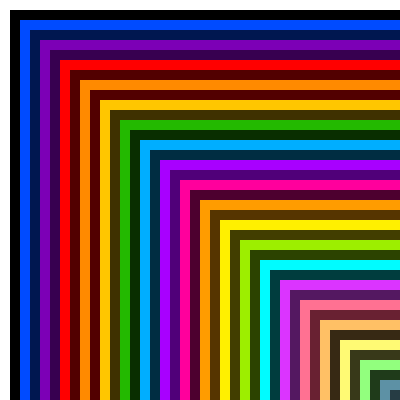
Frame 1 (no input)
Frame 60 (the mouse pressed at the canvas centre just before this capture): identical to frame 1, image omitted
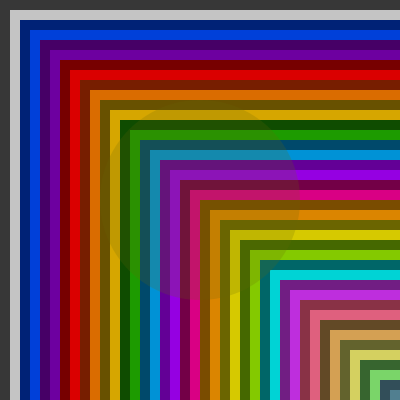
Frame 120 (the mouse held since frame 60 and released just before this capture)

The Processing sketch that drew these frames (run headless with seeded random() and noise(); from frame 60 on, the mouse is pressed at the canvas centre):

// Processing sketch: processing_51440
// ── processing_51440.pde

/*------------------------------------------*/ void setup () {
/*----------Generals------------*/
size(400,400);
background(250);
rectMode(CENTER);
ellipseMode(CENTER);
smooth();

/*----------Content------------*/

}/*closing 'void setup'*/

/*------------------------------------------*/ void draw () {
/*----------Generals------------*/
background(255,255,255);
smooth();

/*----------Background Content------------*/
/*B&W*/
/*HR:W->B*/ noStroke(); fill(0,0,0,mouseX); rect(210,5,400,10); 
/*HR:B->W BG*/ noStroke(); fill(0,0,0); rect(205,15,390,10);
/*HR:B->W*/ noStroke(); fill(250,250,250,mouseX); rect(205,15,390,10);

/*VR:W->B*/ noStroke(); fill(0,0,0,mouseY); rect(5,205,10,410);
/*VR:B->W BG*/ noStroke(); fill(0,0,0); rect(15,210,10,400);
/*VR:B->W*/ noStroke(); fill(250,250,250,mouseY); rect(15,210,10,400);

/*Blue*/
/*HR:Blu->DBlu BG*/ noStroke(); fill(0,75,255); rect(210,25,380,10);
/*HR:Blu->DBlu*/ noStroke(); fill(0,23,80,mouseX); rect(210,25,380,10); 
/*HR:DBlu->Blu BG*/ noStroke(); fill(0,23,80); rect(215,35,380,10);
/*HR:DBlu->Blu*/ noStroke(); fill(0,75,255,mouseX); rect(215,35,380,10); 

/*VR:B->DB BG*/ noStroke(); fill(0,75,255); rect(25,215,10,390);
/*VR:B->DB*/ noStroke(); fill(0,23,80,mouseY); rect(25,215,10,390);
/*VR:DB->B BG*/ noStroke(); fill(0,23,80); rect(35,220,10,380);
/*VR:DB->B*/ noStroke(); fill(0,75,255,mouseY); rect(35,220,10,380);

/*Purple*/
/*HR:P->DP BG*/ noStroke(); fill(124,0,182); rect(220,45,360,10);
/*HR:P->DP*/ noStroke(); fill(55,0,80, mouseX); rect(220,45,360,10);
/*HR:DP->P BG*/ noStroke(); fill(55,0,80); rect(225,55,350,10);
/*HR:DP->P*/ noStroke(); fill(124,0,182,mouseX); rect(225,55,350,10); 

/*VR:P->DP BG*/ noStroke(); fill(124,0,182); rect(45,225,10,370);
/*VR:P->DP*/ noStroke(); fill(55,0,80,mouseY); rect(45,225,10,370);
/*VR:DP->D BG*/ noStroke(); fill(55,0,80); rect(55,230,10,360);
/*VR:DP->D*/ noStroke(); fill(124,0,182,mouseY); rect(55,230,10,360);

/*Red*/
/*HR:R->DR BG*/ noStroke(); fill(255,0,0); rect(235,65,330,10);
/*HR:R-DR*/ noStroke(); fill(82,0,0, mouseX); rect(235,65,330,10);
/*HR:DR->R BG*/ noStroke(); fill(82,0,0); rect(240,75,320,10);
/*HR:DR->R*/ noStroke(); fill(255,0,0, mouseX); rect(240,75,320,10);

/*VR:R->DR BG*/ noStroke(); fill(255,0,0); rect(65,235,10,350);
/*VR:R->DR*/ noStroke(); fill(82,0,0, mouseY); rect(65,235,10,350);
/*VR:DR->R BG*/ noStroke(); fill(82,0,0); rect(75,240,10,340);
/*VR:DR->R*/ noStroke(); fill(255,0,0,mouseY); rect(75,240,10,340);

/*Orange*/
/*HO:O->DO BG*/ noStroke(); fill(255,138,0); rect(240,85,320,10);
/*HR:O-DO*/ noStroke(); fill(82,0,0, mouseX); rect(240,85,320,10);
/*HR:DO->O BG*/ noStroke(); fill(82,0,0); rect(245,95,310,10);
/*HR:DO->O*/ noStroke(); fill(255,138,0, mouseX); rect(245,95,310,10);

/*VR:O->DO BG*/ noStroke(); fill(255,138,0); rect(85,245,10,330);
/*VR:O->DO*/ noStroke(); fill(82,0,0,mouseY); rect(85,245,10,330);
/*VR:DO->O BG*/ noStroke(); fill(82,0,0); rect(95,250,10,320);
/*VR:DO->O*/ noStroke(); fill(255,138,0,mouseY); rect(95,250,10,320);

/*Yellow*/
/*HR:Y->DY BG*/ noStroke(); fill(255,198,0); rect(250,105,300,10);
/*HR:Y-DY*/ noStroke(); fill(63,49,0, mouseX); rect(250,105,300,10);
/*HR:DY->Y BG*/ noStroke(); fill(63,49,0); rect(255,115,290,10);
/*HR:DY->Y*/ noStroke(); fill(255,198,0, mouseX); rect(255,115,290,10);

/*VR:Y->DY BG*/ noStroke(); fill(255,198,0); rect(105,255,10,310);
/*VR:Y->DY*/ noStroke(); fill(63,49,0,mouseY); rect(105,255,10,310);
/*VR:DY->Y BG*/ noStroke(); fill(63,49,0); rect(115,260,10,300);
/*VR:DY->Y*/ noStroke(); fill(255,198,0,mouseY); rect(115,260,10,300);

/*Green*/
/*HR:G->DG BG*/ noStroke(); fill(35,185,0); rect(260,125,280,10);
/*HR:G-DG*/ noStroke(); fill(9,46,0, mouseX); rect(260,125,280,10);
/*HR:DG->G BG*/ noStroke(); fill(9,46,0); rect(265,135,270,10);
/*HR:DG->G*/ noStroke(); fill(35,185,0, mouseX); rect(265,135,270,10);

/*VR:G->DG BG*/ noStroke(); fill(35,185,0); rect(125,265,10,290);
/*VR:G->DG*/ noStroke(); fill(9,46,0,mouseY); rect(125,265,10,290);
/*VR:DG->G BG*/ noStroke(); fill(9,46,0); rect(135,270,10,280);
/*VR:DG->G*/ noStroke(); fill(35,185,0,mouseY); rect(135,270,10,280);

/*LightBlue*/
/*HR:LB->DLB BG*/ noStroke(); fill(0,174,255); rect(270,145,260,10);
/*HR:LB-DLB*/ noStroke(); fill(0,45,66, mouseX); rect(270,145,260,10);
/*HR:DLB->LB BG*/ noStroke(); fill(0,45,66); rect(275,155,250,10);
/*HR:DLB->LB*/ noStroke(); fill(0,174,255, mouseX); rect(275,155,250,10);

/*VR:LB->DLB BG*/ noStroke(); fill(0,174,255); rect(145,275,10,270);
/*VR:LB->DLB*/ noStroke(); fill(0,45,66,mouseY); rect(145,275,10,270);
/*VR:DLB->LB BG*/ noStroke(); fill(0,45,66); rect(155,280,10,260);
/*VR:DLB->LB*/ noStroke(); fill(0,174,255,mouseY); rect(155,280,10,260);

/*LightPurple*/
/*HR:LP->DLP BG*/ noStroke(); fill(168,0,255); rect(280,165,240,10);
/*HR:LP-DLP*/ noStroke(); fill(80,0,121, mouseX); rect(280,165,240,10);
/*HR:DLP->LP BG*/ noStroke(); fill(80,0,121); rect(285,175,230,10);
/*HR:DLP->LP*/ noStroke(); fill(168,0,255, mouseX); rect(285,175,230,10);

/*VR:LP->DLP BG*/ noStroke(); fill(168,0,255); rect(165,285,10,250);
/*VR:LP->DLP*/ noStroke(); fill(80,0,121,mouseY); rect(165,285,10,250);
/*VR:DLP->LP BG*/ noStroke(); fill(80,0,121); rect(175,290,10,240);
/*VR:DLP->LP*/ noStroke(); fill(168,0,255,mouseY); rect(175,290,10,240);

/*Pink*/
/*HR:P->DLP BG*/ noStroke(); fill(255,0,156); rect(290,185,220,10);
/*HR:P-DLP*/ noStroke(); fill(77,0,47, mouseX); rect(290,185,220,10);
/*HR:DP->P BG*/ noStroke(); fill(77,0,47); rect(295,195,210,10);
/*HR:DP->P*/ noStroke(); fill(255,0,156, mouseX); rect(295,195,210,10);

/*VR:P->DP BG*/ noStroke(); fill(255,0,156); rect(185,295,10,230);
/*VR:P->DP*/ noStroke(); fill(77,0,47,mouseY); rect(185,295,10,230);
/*VR:DP->P BG*/ noStroke(); fill(77,0,47); rect(195,300,10,220);
/*VR:DP->P*/ noStroke(); fill(255,0,156,mouseY); rect(195,300,10,220);

/*LightOrange*/
/*HR:LO->DLO BG*/ noStroke(); fill(255,156,0); rect(300,205,200,10);
/*HR:LO-DLO*/ noStroke(); fill(86,53,0, mouseX); rect(300,205,200,10);
/*HR:DLO->LO BG*/ noStroke(); fill(86,53,0); rect(305,215,190,10);
/*HR:DLP->P*/ noStroke(); fill(255,156,0, mouseX); rect(305,215,190,10);

/*VR:PLO->DLO BG*/ noStroke(); fill(255,156,0); rect(205,305,10,210);
/*VR:LO->DLO*/ noStroke(); fill(86,53,0,mouseY); rect(205,305,10,210);
/*VR:DLO->LO BG*/ noStroke(); fill(86,53,0); rect(215,310,10,200);
/*VR:DLO->LO*/ noStroke(); fill(255,156,0,mouseY); rect(215,310,10,200);

/*LightYellow*/
/*HR:LY->DLY BG*/ noStroke(); fill(255,240,0); rect(310,225,180,10);
/*HR:LY-DLY*/ noStroke(); fill(66,62,0, mouseX); rect(310,225,180,10);
/*HR:DLY->LY BG*/ noStroke(); fill(66,62,0); rect(315,235,170,10);
/*HR:DLY->Y*/ noStroke(); fill(255,240,0, mouseX); rect(315,235,170,10);

/*VR:LY->DLY BG*/ noStroke(); fill(255,240,0); rect(225,315,10,190);
/*VR:LY->DLY*/ noStroke(); fill(66,62,0,mouseY); rect(225,315,10,190);
/*VR:DLY->LY BG*/ noStroke(); fill(66,62,0); rect(235,320,10,180);
/*VR:DLY->LY*/ noStroke(); fill(255,240,0,mouseY); rect(235,320,10,180);

/*NeonGreen*/
/*HR:NG->DNG BG*/ noStroke(); fill(157,238,0); rect(320,245,160,10);
/*HR:NG-DNG*/ noStroke(); fill(44,67,0, mouseX); rect(320,245,160,10);
/*HR:DNG->NG BG*/ noStroke(); fill(44,67,0); rect(325,255,150,10);
/*HR:DNG->NG*/ noStroke(); fill(157,238,0, mouseX); rect(325,255,150,10);

/*VR:NG->DNG BG*/ noStroke(); fill(157,238,0); rect(245,325,10,170);
/*VR:NG->DNG*/ noStroke(); fill(44,67,0,mouseY); rect(245,325,10,170);
/*VR:DNG->NG BG*/ noStroke(); fill(44,67,0); rect(255,330,10,160);
/*VR:DNG->NG*/ noStroke(); fill(157,238,0,mouseY); rect(255,330,10,160);

/*SkyBlue*/
/*HR:SB->DSB BG*/ noStroke(); fill(0,252,255); rect(330,265,140,10);
/*HR:SB-DSB*/ noStroke(); fill(0,61,62, mouseX); rect(330,265,140,10);
/*HR:DSB->SB BG*/ noStroke(); fill(0,61,62); rect(335,275,130,10);
/*HR:DSB->SB*/ noStroke(); fill(0,252,255, mouseX); rect(335,275,130,10);

/*VR:SB->DSB BG*/ noStroke(); fill(0,252,255); rect(265,335,10,150);
/*VR:SB-DSB*/ noStroke(); fill(0,61,62,mouseY); rect(265,335,10,150);
/*VR:DSB->SB BG*/ noStroke(); fill(0,61,62); rect(275,340,10,140);
/*VR:DSB->SB*/ noStroke(); fill(0,252,255,mouseY); rect(275,340,10,140);

/*LightViolet*/
/*HR:SB->DSB BG*/ noStroke(); fill(219,52,255); rect(340,285,120,10);
/*HR:SB-DSB*/ noStroke(); fill(84,24,97, mouseX); rect(340,285,120,10);
/*HR:DSB->SB BG*/ noStroke(); fill(84,24,97); rect(345,295,110,10);
/*HR:DSB->SB*/ noStroke(); fill(219,52,255, mouseX); rect(345,295,110,10);

/*VR:LV->DLV BG*/ noStroke(); fill(219,52,255); rect(285,345,10,130);
/*VR:LV->DLV*/ noStroke(); fill(84,24,97,mouseY); rect(285,345,10,130);
/*VR:DLV->LV BG*/ noStroke(); fill(84,24,97); rect(295,350,10,120);
/*VR:DLV->LV*/ noStroke(); fill(219,52,255,mouseY); rect(295,350,10,120);

/*Salmon*/
/*HR:S->DS BG*/ noStroke(); fill(255,113,146); rect(350,305,100,10);
/*HR:S-DS*/ noStroke(); fill(105,33,50, mouseX); rect(350,305,100,10);
/*HR:DS->S BG*/ noStroke(); fill(105,33,50); rect(355,315,90,10);
/*HR:DS->S*/ noStroke(); fill(255,113,146, mouseX); rect(355,315,90,10);

/*VR:LV->DLV BG*/ noStroke(); fill(255,113,146); rect(305,355,10,110);
/*VR:LV->DLV*/ noStroke(); fill(105,33,50,mouseY); rect(305,355,10,110);
/*VR:DLV->LV BG*/ noStroke(); fill(105,33,50); rect(315,360,10,100);
/*VR:DLV->LV*/ noStroke(); fill(255,113,146,mouseY); rect(315,360,10,100);

/*PaleOrange*/
/*HR:PY->DPY BG*/ noStroke(); fill(255,192,101); rect(360,325,80,10);
/*HR:PY-DPY*/ noStroke(); fill(55,41,20, mouseX); rect(360,325,80,10);
/*HR:DPY->PY BG*/ noStroke(); fill(55,41,20); rect(365,335,70,10);
/*HR:DPY->PY*/ noStroke(); fill(255,192,101, mouseX); rect(365,335,70,10);

/*VR:LV->DLV BG*/ noStroke(); fill(255,192,101); rect(325,365,10,90);
/*VR:LV->DLV*/ noStroke(); fill(55,41,20,mouseY); rect(325,365,10,90);
/*VR:DLV->LV BG*/ noStroke(); fill(55,41,20); rect(335,370,10,80);
/*VR:DLV->LV*/ noStroke(); fill(255,192,101,mouseY); rect(335,370,10,80);


/*PaleYellow*/
/*HR:PG->DPG BG*/ noStroke(); fill(255,250,116); rect(370,345,60,10);
/*HR:PG-DPG*/ noStroke(); fill(56,57,25, mouseX); rect(370,345,60,10);
/*HR:DPG->PG BG*/ noStroke(); fill(56,57,25); rect(375,355,50,10);
/*HR:DPG->PG*/ noStroke(); fill(255,250,116, mouseX); rect(375,355,50,10);

/*VR:LV->DLV BG*/ noStroke(); fill(255,250,116); rect(345,385,10,70);
/*VR:LV->DLV*/ noStroke(); fill(56,57,25,mouseY); rect(345,385,10,70);
/*VR:DLV->LV BG*/ noStroke(); fill(56,57,25); rect(355,390,10,60);
/*VR:DLV->LV*/ noStroke(); fill(255,250,116,mouseY); rect(355,390,10,60);

/*PaleGreen*/
/*HR:BG->DBG BG*/ noStroke(); fill(146,255,126); rect(380,365,40,10);
/*HR:BG-DBG*/ noStroke(); fill(31,59,26, mouseX); rect(380,365,40,10);
/*HR:DBG->BG BG*/ noStroke(); fill(31,59,26); rect(385,375,30,10);
/*HR:DBG->BG*/ noStroke(); fill(146,255,126, mouseX); rect(385,375,30,10);

/*VR:LV->DLV BG*/ noStroke(); fill(146,255,126); rect(365,395,10,50);
/*VR:LV->DLV*/ noStroke(); fill(31,59,26,mouseY); rect(365,395,10,50);
/*VR:DLV->LV BG*/ noStroke(); fill(31,59,26); rect(375,400,10,40);
/*VR:DLV->LV*/ noStroke(); fill(146,255,126,mouseY); rect(375,400,10,40);

/*BlueGray*/
/*HR:BV->DBV BG*/ noStroke(); fill(93,145,165); rect(390,385,20,10);
/*HR:BV-DBV*/ noStroke(); fill(38,60,68, mouseX); rect(390,385,20,10);
/*HR:DBV->BV BG*/ noStroke(); fill(38,60,68); rect(395,395,10,10);
/*HR:DBV->BV*/ noStroke(); fill(93,145,165, mouseX); rect(395,395,10,10);

/*VR:LV->DLV BG*/ noStroke(); fill(93,145,165); rect(385,405,10,30);
/*VR:LV->DLV*/ noStroke(); fill(38,60,68,mouseY); rect(385,405,10,30);

/*----------Other Content------------*/

/*Bubble*/ noStroke(); fill(mouseX/2,mouseY/2,5,50);ellipse (mouseX,mouseY,mouseY,mouseX);

}/*closing 'void draw'*/

/*-------------------------------------------*/ void mousePressed() {
//-------------Generals--------------//
smooth();

//------------Content----------------//
background(mouseX,mouseY,mouseX);

}/*closing 'mousePressed'*/

/*-------------------------------------------*/ void keyPressed() {
//-------------Generals--------------//
smooth();

//------------Content----------------//
background(mouseY,mouseX,mouseY);

}/*closing 'mousePressed'*/
